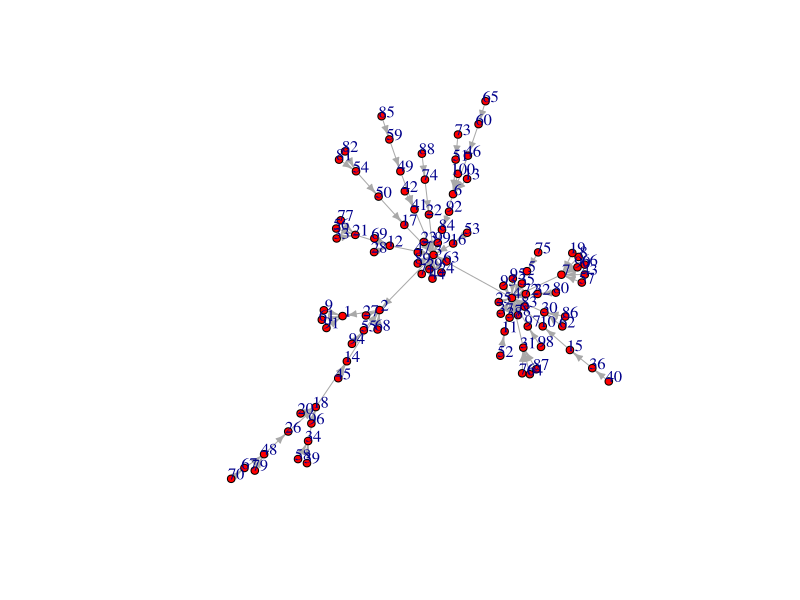

Recreate this plot in R.
library(igraph)
#The functions below create various types of networks

#creates a random habitat network
g <- barabasi.game(n=100, power=1, zero.appeal=1.3) # dendritic graph: n is number of patches, power=1, zero.appeal
plot(g, layout=layout_with_fr, vertex.size=4, vertex.label.dist=0.5, vertex.color="red", edge.arrow.size=0.5) #plots g to see what is going on

####
#FUNCTION - Creates a random dendrictic network built from dwonstream to upstream
#Code from
#S. Kyle McKay, John R. Schramski, Jock N. Conyngham, and J. Craig Fischenich. 2013. 
#Assessing upstream fish passage connectivity with network analysis. Ecological Applications 23:1396-1409
####

network <- function(n,tmax){					#Function to create random adjacency matrix
  A <- matrix(0,nrow=n,ncol=n)				#Create an empty adjacency matrix
  ntemp <- n						#Reset counter for the number of nodes
  ttemp <- tmax						#Reset counter for the number of tributary junctions to insert
  t <- 0							#Reset counter for the realized number of tributary junctions
  
  for (j in 1:n){
    split <- ifelse(round(runif(1,0,1),0)==1,1,0)
    for (i in 1:n){
      if(j>=i){A[i,j] <- 0}			#Generate upstream connectivity using only the "bottom" of the matrix
      else{
        A[i,j] <- ifelse(i==j+1,1,ifelse(ttemp>0,split,0))
      }
      if(sum(A[i,])>1){A[i,j] <- 0}		#Prevent network crossing
      if(sum(A[,j])>2){A[i,j] <- 0}		#Prevent more than one split at a node
      if(i>j+1){ttemp <- ttemp - A[i,j]}	#Reduce the available number of junctions left
      ntemp <- ntemp - A[i,j]			#Reduce the available number of nodes left
    }
    t <- ifelse(sum(A[,j])==2,t+1,t)
  }
  A							#Send outputs
}







